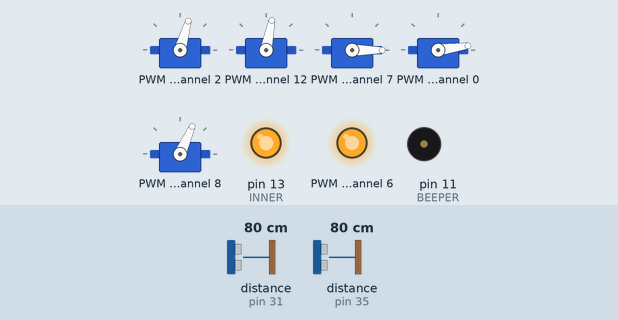
Bench run of a program on a simulated Raspberry Pi (header pin numbers). Parts: 5 × servo, output pins drawn as LEDs (lit = HIGH), buzzer (waves = sounding, pin HIGH). Inputs (shaded band) come from the test bench; at power-on: distance to the obstacle (sensors on pin 31, pin 35) 80 cm. The echo pulse lasts 58.3 µs per cm; the clock reads 2024-03-15 10:24:30 at power-on unless the program sets it; files the program writes start out absent; the camera gives no picture and a still takes 0.5 s; servo angles are drawn from the pulse width (0.5 ms = 0°, 2.5 ms = 180°); pins used as bus, display or sensor lines are not drawn.

Above: at 1.35 s.
At 2.45 s:
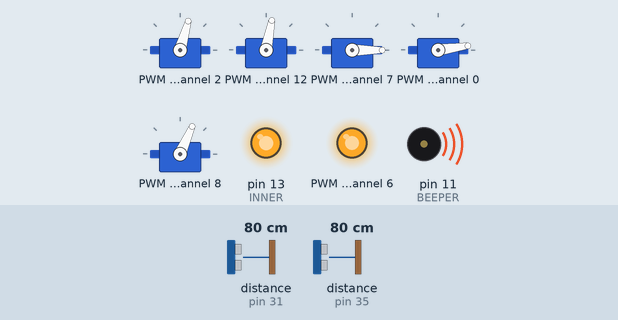
At 3.5 s:
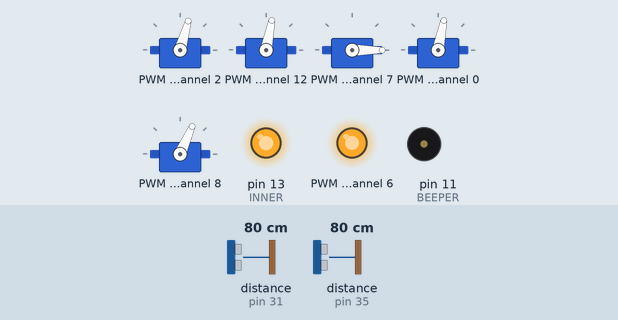
At 5.7 s:
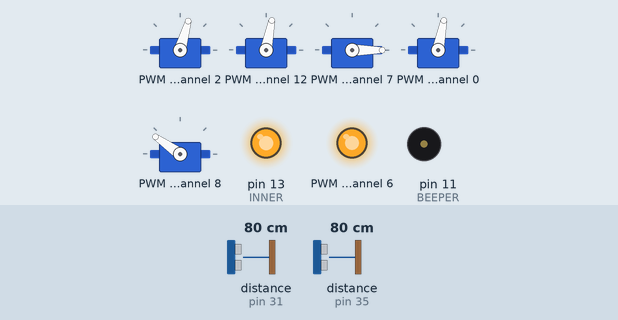
Timing chart, 0 to 7.5 s (numbered marks = the images above):
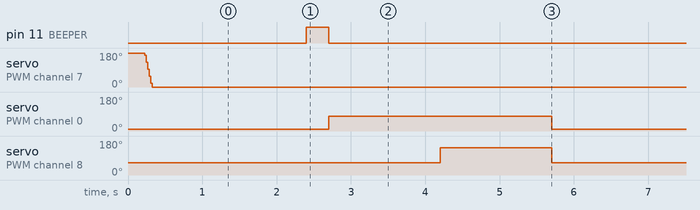

The program:

dataset_extender.py
```python
from config import *
import RPi.GPIO as GPIO
import time
import picamera
import logging
import datetime
import send
import random

import Adafruit_PCA9685
import serial


GPIO.setmode(GPIO.BOARD)

GPIO.setup(BEEPER, GPIO.OUT)
GPIO.output(BEEPER, 0)


camera = picamera.PiCamera()
logging.basicConfig(format='%(levelname)s:%(message)s', filename='log.txt', level=logging.INFO)  # Setting up logging

UART = serial.Serial(
    port='/dev/serial0',
    baudrate=9600,
    parity=serial.PARITY_NONE,
    stopbits=serial.STOPBITS_ONE,
    bytesize=serial.EIGHTBITS,
    timeout=1
)

pwm = Adafruit_PCA9685.PCA9685()

pwm.set_pwm_freq(75)

fake = 1

GPIO.setup(INNER, GPIO.OUT)
GPIO.output(INNER, 0)

GPIO.setup(TRIG1, GPIO.OUT)
GPIO.setup(ECHO1, GPIO.IN)
GPIO.setup(TRIG2, GPIO.OUT)
GPIO.setup(ECHO2, GPIO.IN)
GPIO.setup(TRIG3, GPIO.OUT)
GPIO.setup(ECHO3, GPIO.IN)

WAIT_LIMIT = 6
command = ''

random.seed()

AL_LIMIT = 50
PET_LIMIT = 15


def open_up():
    try:
        pwm.set_pwm(UP_SERVO, 0, OPEN_UP)
    except:
        time.sleep(0.5)
        pwm.set_pwm(UP_SERVO, 0, OPEN_UP)


def close_up():
    try:
        pwm.set_pwm(UP_SERVO, 0, CLOSE_UP)
    except:
        time.sleep(0.5)
        pwm.set_pwm(UP_SERVO, 0, CLOSE_UP)


def close_down():
    try:
        pwm.set_pwm(DOWN_SERVO, 0, CLOSE_DOWN)
    except:
        time.sleep(0.5)
        pwm.set_pwm(DOWN_SERVO, 0, CLOSE_DOWN)


def pet_down():
    try:
        pwm.set_pwm(DOWN_SERVO, 0, PET_DOWN)
    except:
        time.sleep(0.5)
        pwm.set_pwm(DOWN_SERVO, 0, PET_DOWN)


def al_down():
    try:
        pwm.set_pwm(DOWN_SERVO, 0, AL_DOWN)
    except:
        time.sleep(0.5)
        pwm.set_pwm(DOWN_SERVO, 0, AL_DOWN)


def open_lock():
    try:
        pwm.set_pwm(LOCK1_SERVO, 0, LOCK1_OPEN)
        pwm.set_pwm(LOCK2_SERVO, 0, LOCK2_OPEN)
    except:
        time.sleep(0.5)
        pwm.set_pwm(LOCK1_SERVO, 0, LOCK1_OPEN)
        pwm.set_pwm(LOCK2_SERVO, 0, LOCK2_OPEN)


def make_photo():
    GPIO.output(INNER, 1)
    image_time = datetime.datetime.now()  # Making a unique name of a string from datetime
    image_time = str(image_time)[:19].replace(' ', '').replace('-', '').replace(':', '')
    image_path = '/home/pi/Documents/Photos/' + image_time + '.jpeg'
    camera.resolution = (640, 480)
    camera.brightness = 60
    camera.contrast = 55
    camera.capture(image_path, use_video_port=True)
    return image_path


def contents_type():
    image = make_photo()
    return send.get_class(image)


def static_color(port):  # Just displaying a color
    global CurGreen, CurBlue, CurRed
    CurGreen = 4000
    CurRed = 0
    CurBlue = 2000
    port -= 5

    colors = [CurRed, CurGreen, CurBlue]
    while colors[port] != 4000 or sum(colors) != 4000:
        for i in range(3):
            if i == port:
                colors[i] = min(4000, colors[i] + 25)
            else:
                colors[i] = max(0, colors[i] - 25)
            try:
                pwm.set_pwm(i + 5, 0, colors[i])
            except:
                time.sleep(0.3)
                pwm.set_pwm(i + 5, 0, colors[i])

    CurRed = colors[0]
    CurGreen = colors[1]
    CurBlue = colors[2]


def sonic_check(TRIG, ECHO):
    GPIO.output(TRIG, False)
    time.sleep(0.01)
    GPIO.output(TRIG, True)
    time.sleep(0.00001)
    GPIO.output(TRIG, False)

    while GPIO.input(ECHO) == 0:
        pulse_start = time.time()

    while GPIO.input(ECHO) == 1:
        pulse_end = time.time()

    pulse_duration = pulse_end - pulse_start
    distance = pulse_duration * 17150
    distance = round(distance, 2) - 0.5

    if (distance > 42) or (distance < 38):
        return True
    return False


def something_in():
    k = 0
    for i in range(30):
        if sonic_check(TRIG1, ECHO1):
            k += 1
        time.sleep(0.005)
        if sonic_check(TRIG2, ECHO2):
            k += 1
    if k < 5:
        return False
    return True


def beep():
    GPIO.output(BEEPER, 1)
    time.sleep(0.3)
    GPIO.output(BEEPER, 0)


try:
    open_lock()
    static_color(GREEN)
    open_up()
    close_down()
    GPIO.output(INNER, 1)
    time.sleep(1)
    while True:
        if something_in():
            beep()
            close_up()
            time.sleep(1)
            make_photo()
            pet_down()
            time.sleep(1.5)
            close_down()
            open_up()
            time.sleep(1)


finally:
    GPIO.cleanup()
    camera.close()
```

config.py
```python
# PINS
BEEPER = 11

UP_SERVO = 0 # Servo pins
DOWN_SERVO = 8
LOCK1_SERVO = 2
LOCK2_SERVO = 12

# SERVO
OPEN_UP = 180  # Positions of servo
CLOSE_UP = 423
CLOSE_DOWN = 380
PET_DOWN = 650
AL_DOWN = 170
LOCK1_CLOSE = 480
LOCK1_OPEN = 405
LOCK2_CLOSE = 350
LOCK2_OPEN = 423

RED = 5 # Led pins
GREEN = 6
BLUE = 7
INNER = 13


TRIG1 = 29  # Distance sensors pins (bottle detection)
ECHO1 = 31  # Glass
TRIG2 = 33  # Back
ECHO2 = 35

TRIG3 = 36  # Distance sensors pins (hand check)
ECHO3 = 38

AL_LIMIT = 45
PET_LIMIT = 35

WAIT_LIMIT = 6

authorised_Users = ["5605B8DF7642*", "6900338C7FA9"]
set(authorised_Users)

PATH = {
    "BASE_DIR" : "/home/pi/pywork",
}

EMAIL = {
    "server" : "smtp.gmail.com",
    "port" : "587",
    "login" : "smartbin.warner@gmail.com",
    "password" : "SBWarner2018",
    "to" : "e.spirin@smartbin.ru",
}
```

send.py
```python
import socket

def get_class(file):

    host = '192.168.0.133'
    port = 5000

    client = socket.socket()
    client.connect((host, port))

    data = open(file, 'rb').read()
    data+=b'\r\n\r\n'
    client.send(data)

    response = client.recv(1024).decode('utf-8')
    client.close()

    return response
```

Measured:
- by itself, pin 11 (BEEPER): alternates HIGH for 0.30 s and LOW for 5.1 s
- by itself, servo on PWM channel 0: alternates 79° for 3.0 s and 8° for 2.4 s
- by itself, servo on PWM channel 8: alternates 145° for 1.5 s and 66° for 3.9 s
